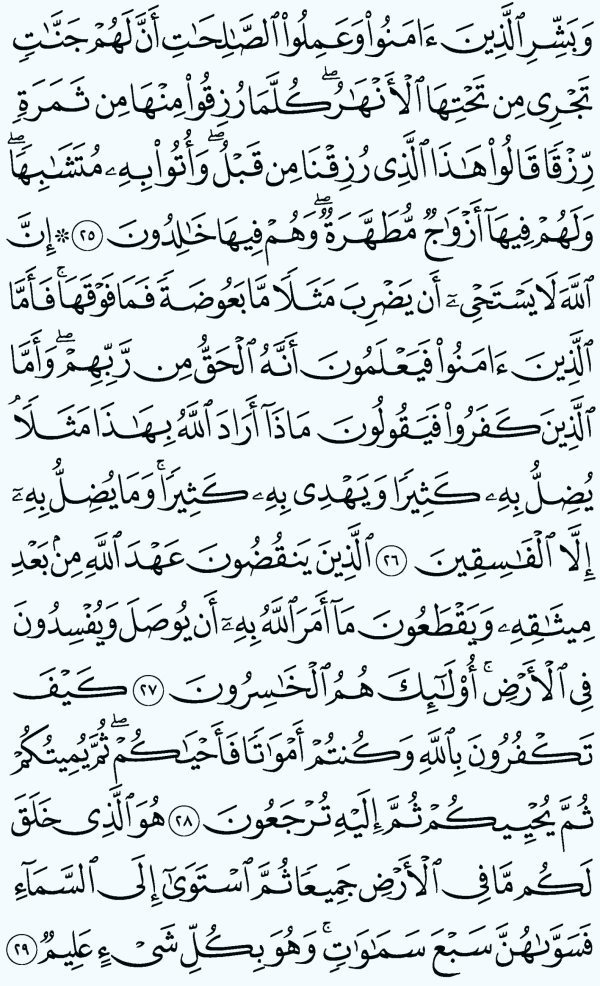
#> input picture mushaf/p005.jpg, 1200 x 1971 px (shown at 1/2 size)
$ python 4-match.py
#> lines starting #> are read from the running program, lines starting #| are printed output that depends on the picture; after the words box and inside, x2 and y2 are one past the last pixel; in counts of white or black regions, pixels touching at a corner belong together
import cv2
import numpy as np
import json

IMAGE_PATH = "mushaf/p005.jpg"
TEMPLATE_PATH = "mushaf/circle.png"
OUTPUT_JSON = "matched_boxes.json"

img = cv2.imread(IMAGE_PATH)
#> img is the input picture: shape (1971, 1200, 3); mean B, G, R 226.5, 223.7, 215.9
gray = cv2.cvtColor(img, cv2.COLOR_BGR2GRAY)

template = cv2.imread(TEMPLATE_PATH, 0)
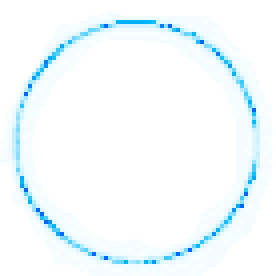
#> input picture mushaf/circle.png, 69 x 69 px (shown 4 times larger)
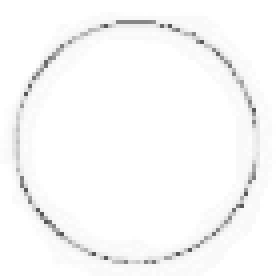
#> template: shape (69, 69) (shown 4 times larger); min 88, max 255, mean 249.2
tw, th = template.shape[::-1]
#> tw = 69; th = 69

# Try multiple scales (IMPORTANT)
scales = np.linspace(0.8, 1.2, 10)

results = []
seen = []

for scale in scales:
    resized = cv2.resize(gray, None, fx=scale, fy=scale)

    result = cv2.matchTemplate(resized, template, cv2.TM_CCOEFF_NORMED)

    threshold = 0.3
    loc = np.where(result >= threshold)

    for pt in zip(*loc[::-1]):

        # Convert back to original scale
        x = int(pt[0] / scale)
        y = int(pt[1] / scale)
        w = int(tw / scale)
        h = int(th / scale)

        # Expand bounding box by 20% in all directions
        expand = 1.4
        x = int(x - w * (expand - 1) / 2)
        y = int(y - h * (expand - 1) / 2)
        w = int(w * expand)
        h = int(h * expand)

        # === Avoid duplicates ===
        too_close = False
        for (sx, sy) in seen:
            if abs(x - sx) < 20 and abs(y - sy) < 20:
                too_close = True
                break

        if too_close:
            continue

        seen.append((x, y))

        results.append({
            "id": len(results) + 1,
            "x": x,
            "y": y,
            "width": w,
            "height": h
        })

        cv2.rectangle(img, (x, y), (x + w, y + h), (0, 255, 0), 2)
#> this loop made 10 passes
#> loc on passes 1 to 10: (empty array, empty array), (empty array, empty array), (empty array, empty array), (empty array, empty array), 48 positions, rows 424 to 1822, columns 7 to 733, 45 positions, rows 445 to 1907, columns 9 to 767, (empty array, empty array), (empty array, empty array), (empty array, empty array), (empty array, empty array)
#> pass 1, `resized = cv2.resize(gray, None, fx=scale, fy=scale)`:
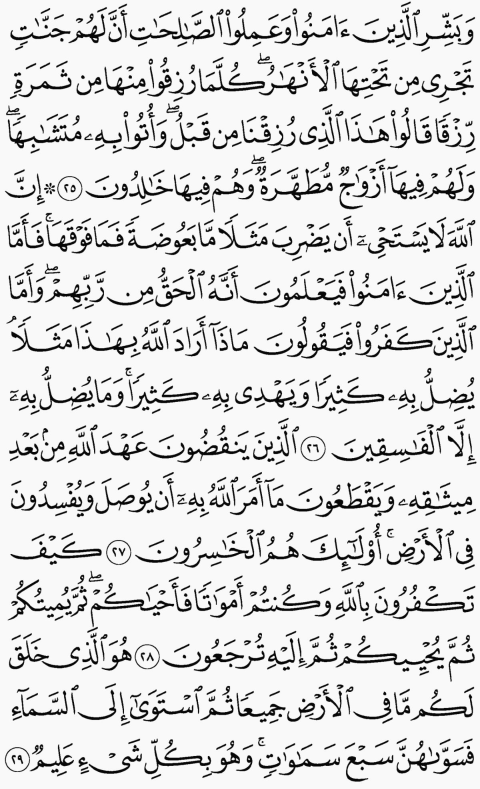
#> resized: shape (1577, 960) (shown at 1/2 size); min 2, max 253, mean 221.7
#> pass 1, `result = cv2.matchTemplate(resized, template, cv2.TM_CCOEFF_NORMED)`:
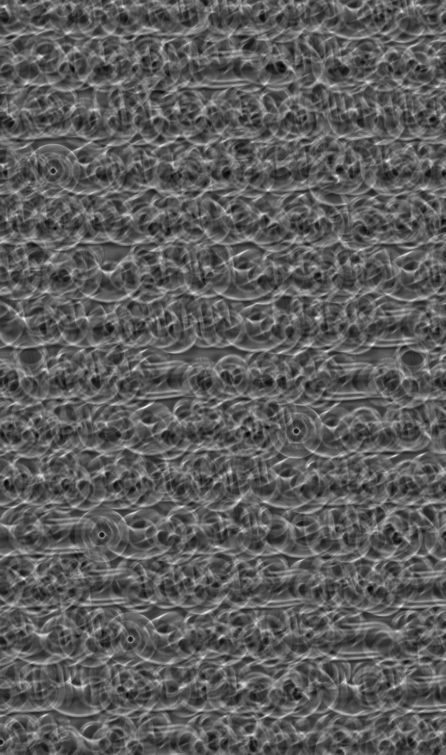
#> result: shape (1509, 892) float32 (shown at 1/2 size); min -0.131, max 0.229, mean 0.000326; drawn with min black and max white
#> pass 2, `result = cv2.matchTemplate(resized, template, cv2.TM_CCOEFF_NORMED)`:
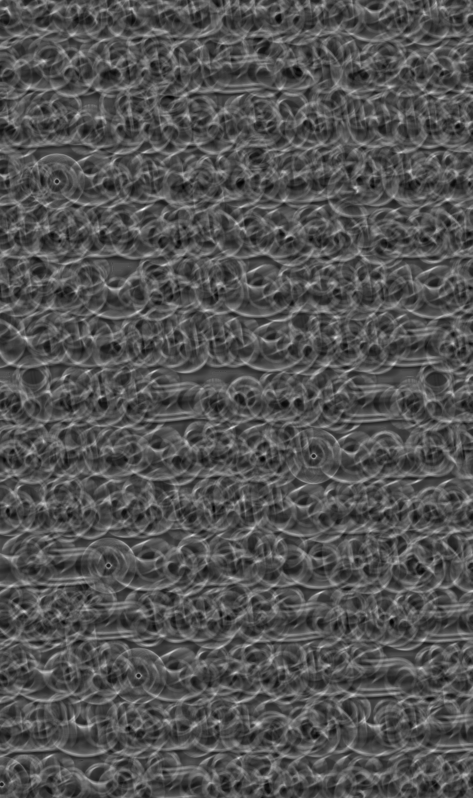
#> result: shape (1596, 945) float32 (shown at 1/2 size); min -0.13, max 0.269, mean 0.000365; drawn with min black and max white
#> after the loop:
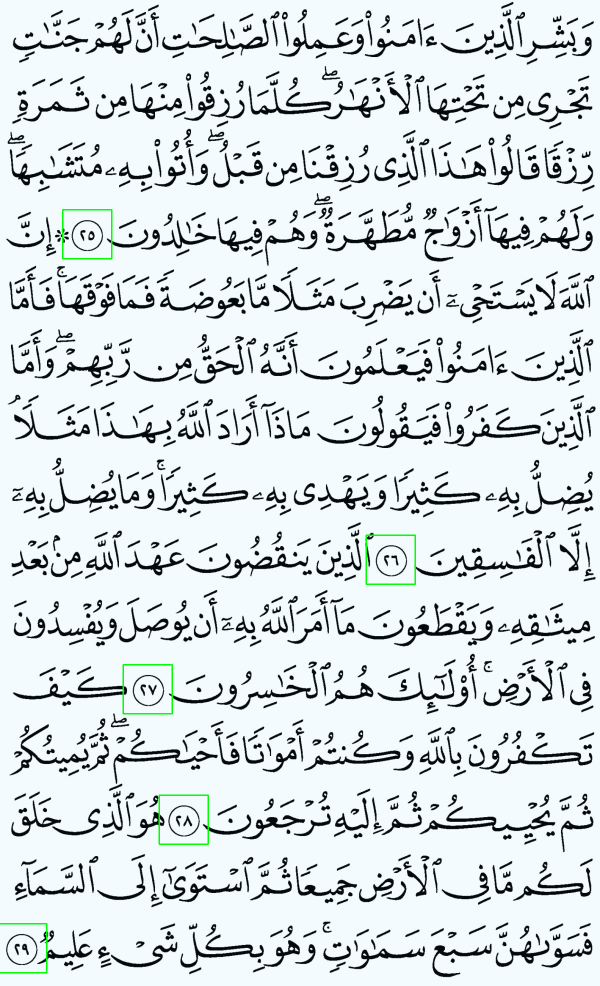
#> img: shape (1971, 1200, 3) (shown at 1/2 size); 0.23% of pixels changed, all inside (x1, y1, x2, y2) = (0, 418, 832, 1947)
#> after the loop:
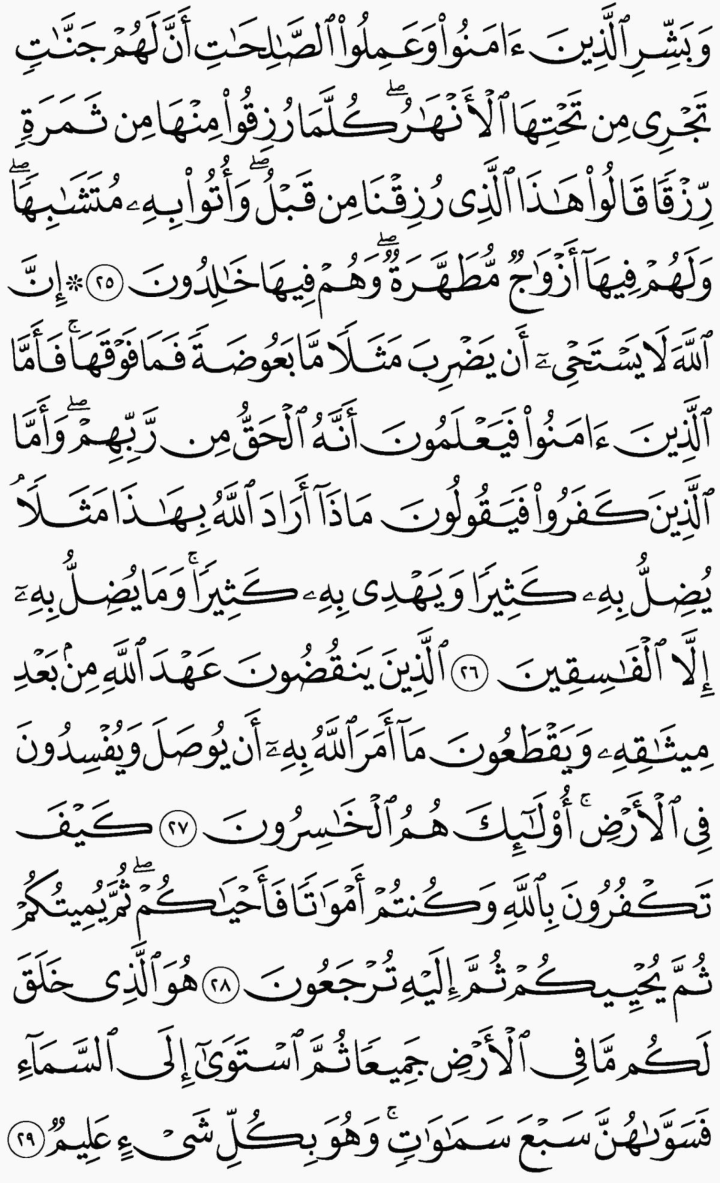
#> resized: shape (2365, 1440) (shown at 1/2 size); min 2, max 253, mean 221.7
#> after the loop, results = 5 items; seen = [(125, 419), (732, 1070), (246, 1329), (318, 1590), (-5, 1847)]

# Save results
with open(OUTPUT_JSON, "w") as f:
    json.dump({"boxes": results}, f, indent=2)

print(f"Detected: {len(results)} circles")
#| Detected: 5 circles

cv2.imshow("Matches", img)
cv2.waitKey(0)
cv2.destroyAllWindows()
